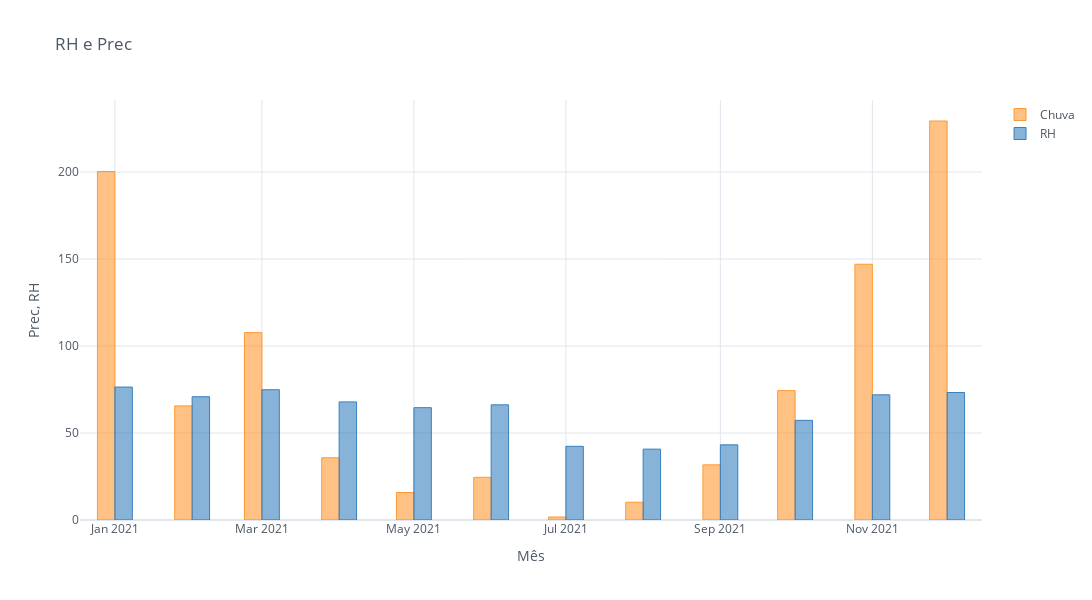

This figure's notebook cell:
### Code cell
ds_mensal[['Chuva', 'RH']].iplot(kind='bar',
                                 bargap=0.5,
                                 dimensions=(1200,600),
                                 xTitle="Mês", yTitle="Prec, RH", title="RH e Prec")

### Figure 1 — Plotly figure (JSON) as saved in the notebook; plotly's stock layout.template omitted (floating-point values rounded to 4 significant figures)
{"data": [{"marker": {"color": "rgba(255, 153, 51, 0.6)", "line": {"color": "rgba(255, 153, 51, 1.0)", "width": 1}}, "name": "Chuva", "orientation": "v", "text": "", "type": "bar", "x": ["2021-01-01", "2021-02-01", "2021-03-01", "2021-04-01", "2021-05-01", "2021-06-01", "2021-07-01", "2021-08-01", "2021-09-01", "2021-10-01", "2021-11-01", "2021-12-01"], "y": [200.3, 65.59, 107.7, 35.79, 15.8, 24.54, 1.715, 10.2, 31.71, 74.38, 147.0, 229.4]}, {"marker": {"color": "rgba(55, 128, 191, 0.6)", "line": {"color": "rgba(55, 128, 191, 1.0)", "width": 1}}, "name": "RH", "orientation": "v", "text": "", "type": "bar", "x": ["2021-01-01", "2021-02-01", "2021-03-01", "2021-04-01", "2021-05-01", "2021-06-01", "2021-07-01", "2021-08-01", "2021-09-01", "2021-10-01", "2021-11-01", "2021-12-01"], "y": [76.42, 70.85, 74.88, 67.9, 64.57, 66.19, 42.37, 40.74, 43.2, 57.28, 71.96, 73.29]}], "layout": {"bargap": 0.5, "height": 600, "legend": {"bgcolor": "#FFFFFF", "font": {"color": "#4D5663"}}, "paper_bgcolor": "#FFFFFF", "plot_bgcolor": "#FFFFFF", "title": {"font": {"color": "#4D5663"}, "text": "RH e Prec"}, "width": 1200, "xaxis": {"gridcolor": "#E1E5ED", "showgrid": true, "tickfont": {"color": "#4D5663"}, "title": {"font": {"color": "#4D5663"}, "text": "Mês"}, "zerolinecolor": "#E1E5ED"}, "yaxis": {"gridcolor": "#E1E5ED", "showgrid": true, "tickfont": {"color": "#4D5663"}, "title": {"font": {"color": "#4D5663"}, "text": "Prec, RH"}, "zerolinecolor": "#E1E5ED"}}}
